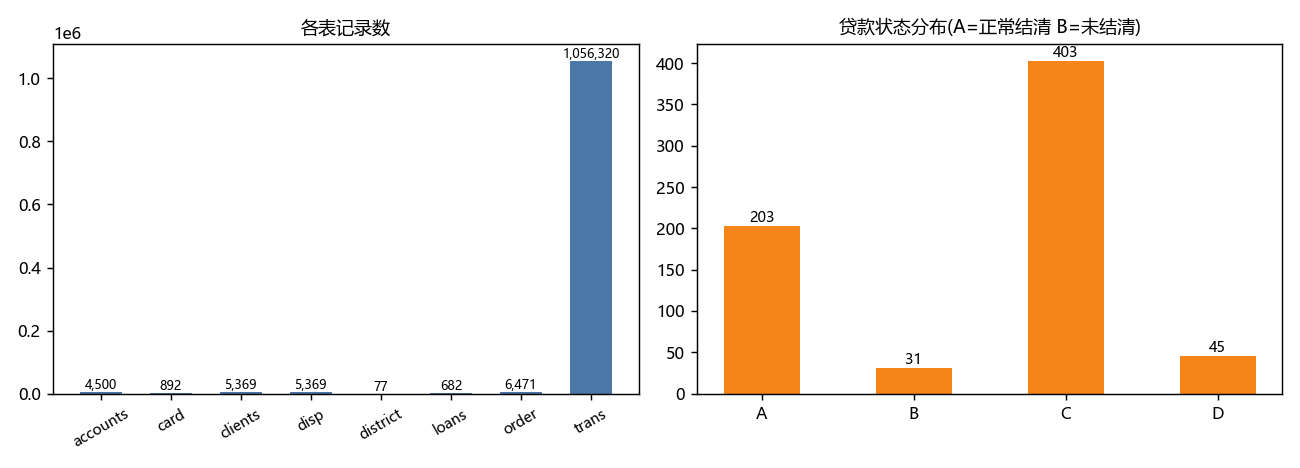

Reproduce this figure in Python.
"""第1章 关系模型演示 -> Python
原素材: 第1章 数据分析思维/关系模型演示-不建议用poweBI操作关系型数据模型
内涵: 用8张3NF关系表(KDD99捷克银行)演示关系型数据模型——表通过外键关联,
      教材提示关系模型应在数据库中操作而非PowerBI。这里用pandas复现多表外键连接,
      体现关系模型"分解-连接"的核心价值。
"""
from pathlib import Path
import pandas as pd
import matplotlib.pyplot as plt

plt.rcParams['font.sans-serif'] = ['Microsoft YaHei']
plt.rcParams['axes.unicode_minus'] = False
plt.rcParams['font.size'] = 9

ROOT = Path(__file__).resolve().parent.parent
D = ROOT / "CDA 教材资料2025" / "1《CDA 一级认证教材：商业数据分析》" / "第1章 数据分析思维" / "关系模型演示-不建议用poweBI操作关系型数据模型"

accounts = pd.read_csv(D / "accounts.csv", encoding="gbk")
card = pd.read_csv(D / "card.csv", encoding="gbk")
clients = pd.read_csv(D / "clients.csv", encoding="gbk")
disp = pd.read_csv(D / "disp.csv", encoding="gbk")
district = pd.read_csv(D / "district.csv", encoding="gbk")
loans = pd.read_csv(D / "loans.csv", encoding="gbk")
order = pd.read_csv(D / "order.csv", encoding="gbk")
trans = pd.read_csv(D / "trans.csv", encoding="gbk", thousands=",", low_memory=False)

tables = {"accounts": accounts, "card": card, "clients": clients, "disp": disp,
          "district": district, "loans": loans, "order": order, "trans": trans}

print("== 关系模型: 8张表结构 ==")
for name, df in tables.items():
    print(f"{name:9s} shape={df.shape}  cols={list(df.columns)}")

print("\n== 外键关系 ==")
print("accounts.district_id -> district.A1")
print("clients.district_id  -> district.A1")
print("disp.client_id       -> clients.client_id")
print("disp.account_id      -> accounts.account_id")
print("card.disp_id         -> disp.disp_id")
print("loans.account_id     -> accounts.account_id")
print("order.account_id     -> accounts.account_id")
print("trans.account_id     -> accounts.account_id")

print("\n== 多表连接: 客户->账户->贷款->信用卡 (关系模型核心能力) ==")
cust_acct = clients.merge(disp, on="client_id").rename(columns={"type": "disp_type"})
cust_acct = cust_acct.merge(accounts, on="account_id")
wide = cust_acct.merge(loans, on="account_id", how="left").merge(card, on="disp_id", how="left").rename(columns={"type": "card_type"})
print(wide[["client_id", "sex", "account_id", "frequency", "loan_id", "amount", "status", "card_id", "card_type"]].head(8).to_string(index=False))

print("\n== 由连接结果得出的分析 ==")
loan_status = loans["status"].value_counts().sort_index()
print("贷款状态分布:\n", loan_status.to_string())
gender_loan = wide.groupby("sex")["amount"].agg(["count", "mean", "sum"])
print("\n男女客户贷款金额:\n", gender_loan.to_string())

fig, axes = plt.subplots(1, 2, figsize=(10, 3.6))
counts = pd.Series({k: len(v) for k, v in tables.items()})
axes[0].bar(counts.index, counts.values, width=0.6, color="#4C78A8")
axes[0].set_title("各表记录数", fontsize=10)
axes[0].tick_params(axis='x', rotation=30, labelsize=8)
for i, v in enumerate(counts.values):
    axes[0].text(i, v, f"{v:,}", ha='center', va='bottom', fontsize=7)

axes[1].bar(loan_status.index, loan_status.values, width=0.5, color="#F58518")
axes[1].set_title("贷款状态分布(A=正常结清 B=未结清)", fontsize=10)
for i, v in enumerate(loan_status.values):
    axes[1].text(i, v, str(v), ha='center', va='bottom', fontsize=8)
plt.tight_layout()
out = Path(__file__).resolve().parent / "第01章_关系模型.png"
plt.savefig(out, dpi=130)
print(f"\n图已保存: {out.name}")
